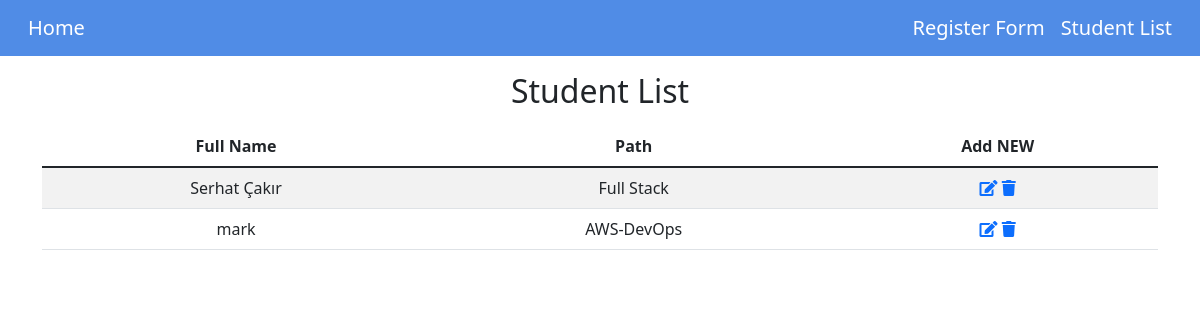
Page /list/ on the committed database.
### student_register/models.py (models this page shows, shortened)
class Student(models.Model):
    full_name = models.CharField(max_length=100)
    mobile = models.CharField(max_length=50)
    email = models.EmailField(max_length=154)
    GENDER = (
        ('1', 'Male'),
        ('2', 'Female'),
        ('3', 'Other'),
    )
    gender = models.CharField(max_length=50, choices=GENDER)
    number = models.CharField(max_length=50)
    path = models.CharField(max_length=50)
    PATH = (
        ("AWS-DevOps" , "AWS-DevOps"),
        ("Full Stack" , "Full Stack"),
        ("Data Science" , "Data Science"),
            )
    path = models.CharField(max_length=50, choices=PATH)

### student_register/views.py (the view)
# urls.py: path('list/', student_list, name='list'),
def student_list(request):
    students = Student.objects.all()
    context = {
        "students":students
    }
    return render(request, 'student_register/student_list.html', context)

### student_register/templates/student_register/student_list.html (shortened to what this page needs)
{% extends 'student_register/base.html' %}
{% block content %}
<h2 class="text-center my-3">Student List</h2>
<div class="container text-center ">
    <table class="table table-striped">
        <thead>
            <tr>
                <th scope="col">Full Name</th>
                <th scope="col">Path</th>
                <th scope="col">Add NEW</th>
            </tr>
        </thead>
        <tbody>
            {% for student in students %}
            <tr>
                <td>{{student.full_name}}</td>
                <td>{{student.path}}</td>
                <td>
                   <a href="{% url 'update' student.id %}"><i class="fas fa-edit"></i></a>
                   <a href="{% url 'delete' student.id %}"><i class="fas fa-trash"></i></a>
                </td>
            </tr>
            {% endfor %}
        </tbody>
    </table>
    {% endblock content %}

### rows in the picture
Student: full_name "Serhat Çakır", path "Full Stack"
Student: full_name "mark", path "AWS-DevOps"
